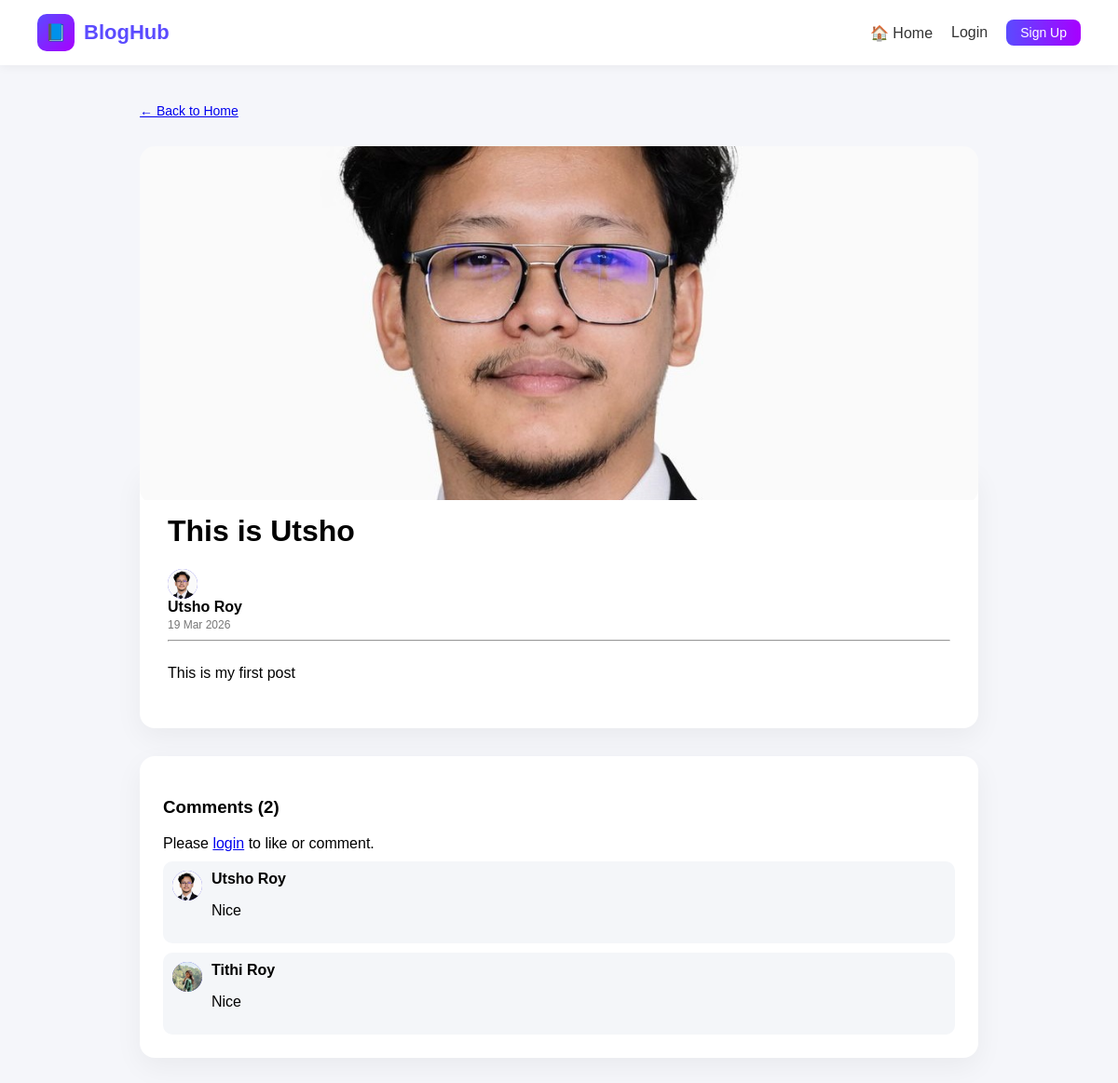
Page /post/6/ on the committed database.
### blog/models.py (models this page shows, shortened)
class Post(models.Model):
    title = models.CharField(max_length=200)
    content = models.TextField()
    image = models.ImageField(upload_to='post_images/', blank=True, null=True)
    author = models.ForeignKey(User, on_delete=models.CASCADE)
    created_at = models.DateTimeField(auto_now_add=True)

class Profile(models.Model):
    user = models.OneToOneField(User, on_delete=models.CASCADE)
    bio = models.TextField(blank=True)
    image = models.ImageField(upload_to='profile_pics/', default='default.png')

class Comment(models.Model):
    post = models.ForeignKey(Post, on_delete=models.CASCADE, related_name="comments")
    user = models.ForeignKey(User, on_delete=models.CASCADE)
    content = models.TextField()
    created_at = models.DateTimeField(auto_now_add=True)

### blog/views.py (the view, shortened to what this page needs)
# urls.py: path('post/<int:id>/', views.post_detail, name='post_detail'),
def post_detail(request, id):
    post = get_object_or_404(Post, id=id)
    return render(request, 'post_detail.html', {'post': post})

### templates/post_detail.html (shortened to what this page needs)
{% extends 'base.html' %}
{% block content %}
<div class="detail-wrapper">
    <div class="back-link">
        <a href="{% url 'home' %}">← Back to Home</a>
    </div>
    {% if post.image %}
    <div class="detail-hero">
        <img src="{{ post.image.url }}">
    </div>
    {% endif %}
    <div class="detail-card">
        <h1 class="detail-title">{{ post.title }}</h1>
        <div class="detail-meta">
            <div class="meta-left">
                <div class="author-avatar">
                    {% if post.author.profile.image %}
                    <img src="{{ post.author.profile.image.url }}" alt="Author Image">
                    {% else %}
                    <span class="avatar-letter">
                            {{ post.author.first_name|first|upper }}
                        </span>
                    {% endif %}
                </div>
                <div class="author-text">
                    <strong>
                        {{ post.author.first_name }} {{ post.author.last_name }}
                    </strong><br>
                    <small>{{ post.created_at|date:"d M Y" }}</small>
                </div>
            </div>
        </div>
        <hr>
        <div class="detail-content">
            {{ post.content|linebreaks }}
        </div>
    </div>
    <div class="comment-card">
        <h3>Comments ({{ post.comments.count }})</h3>
        {% if user.is_authenticated %}
        <form method="POST" class="comment-form">
            {% csrf_token %}
            <textarea name="content" placeholder="Write comment..." required></textarea>
            <button type="submit" class="btn-primary">Post Comment</button>
        </form>
        {% else %}
        <div class="login-warning">
            Please <a href="{% url 'login' %}">login</a> to like or comment.
        </div>
        {% endif %}
        {% for comment in post.comments.all %}
        <div class="comment-box">
            <div class="author-avatar">
                {% if comment.user.profile.image %}
                <img src="{{ comment.user.profile.image.url }}" alt="User Image">
                {% else %}
                <span class="avatar-letter">
                {{ comment.user.first_name|first|upper }}
            </span>
                {% endif %}
            </div>
            <div class="comment-content">
                <strong>
                    {{ comment.user.first_name }} {{ comment.user.last_name }}
                </strong>
                <p>{{ comment.content }}</p>
            </div>
        </div>
        {% empty %}
        <p>No comments yet.</p>
        {% endfor %}
    </div>
</div>
{% endblock %}

### static/style.css (style rules this page uses)
body { margin: 0; font-family: Arial, sans-serif; background: #f5f6fa; }
.author-avatar { width: 32px; height: 32px; border-radius: 50%; overflow: hidden; background: #4f46e5; display: flex; align-items: center; justify-content: center; }
.author-avatar img { width: 100%; height: 100%; object-fit: cover; }
.author-text small { color: #777; font-size: 12px; }
.detail-wrapper { max-width: 900px; margin: 40px auto; padding: 0 20px; }
.detail-hero { border-radius: 16px; overflow: hidden; margin-top: 15px; }
.detail-hero img { width: 100%; height: 380px; object-fit: cover; }
.detail-card { background: white; padding: 30px; margin-top: -40px; border-radius: 16px; box-shadow: 0 10px 30px rgba(0,0,0,0.05); }
.detail-content { margin-top: 20px; line-height: 1.7; }
.comment-card { background: white; padding: 25px; border-radius: 16px; margin-top: 30px; box-shadow: 0 10px 30px rgba(0,0,0,0.05); }
.comment-box { display: flex; gap: 10px; background: #f4f6f9; padding: 10px; border-radius: 10px; margin-top: 10px; }
.back-link { font-size: 14px; color: #555; text-decoration: none; display: inline-block; margin-bottom: 18px; }
.back-link { text-decoration: none; color: #555; font-size: 14px; display: inline-block; margin-bottom: 15px; }

### rows in the picture
Post: image (picture), title "This is Utsho", author.profile.image (picture), author.first_name "Utsho", author.last_name "Roy", created_at "19 Mar 2026", content "This is my first post", comments.count "2"
Comment: user.profile.image (picture), user.first_name "Utsho", user.last_name "Roy", content "Nice"
Comment: user.profile.image (picture), user.first_name "Tithi", user.last_name "Roy", content "Nice"
